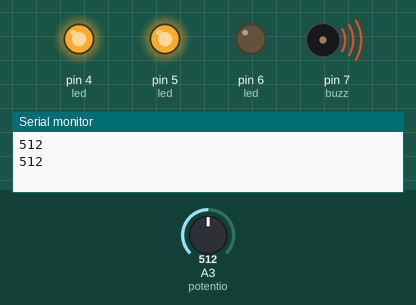
Bench run of a sketch on a simulated Arduino Uno, built with avr-gcc and run on an emulated ATmega328P. Shown: output pins drawn as LEDs (lit = HIGH), buzzer (waves = sounding, pin HIGH), the last lines printed to the serial monitor. Inputs (shaded band) come from the test bench; at power-on: A3 (potentio) = 512.

Above: at 1.8 s.
1.9 s: A3 (potentio) set to 581
6.0 s: A3 (potentio) set to 613
At 7.1 s:
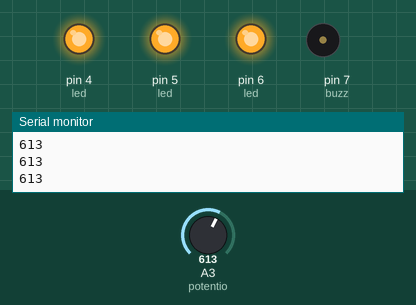
7.5 s: A3 (potentio) set to 590
At 8.3 s:
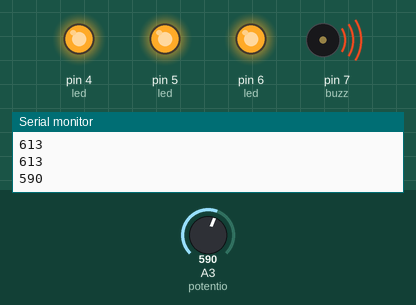
11.0 s: A3 (potentio) set to 308
14.5 s: A3 (potentio) set to 286
At 15.0 s:
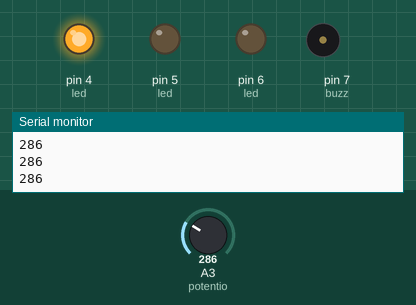
16.0 s: A3 (potentio) set to 610
At 17.4 s:
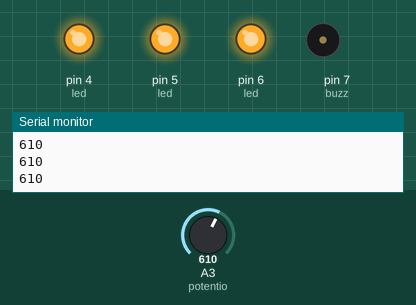
Timing chart, 0 to 18.5 s (numbered marks = the images above; inputs shaded):
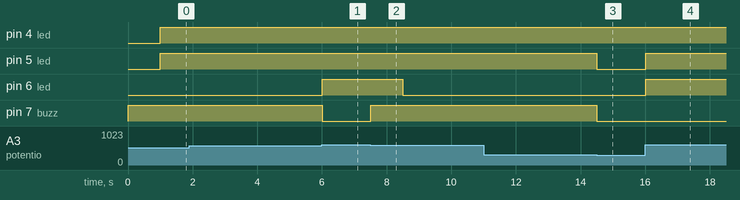

Measured:
- the behaviour switches between 599 and 600 on A3 (potentio) (found by bisection; images 0 and 1)
- the behaviour switches between 300 and 299 on A3 (potentio) (found by bisection; images 2 and 3)
- after the input at 6.0 s, pin 6 (led): LOW → HIGH at once; pin 7 (buzz): HIGH → LOW at once
- after the input at 7.5 s, pin 6 (led): HIGH → LOW after 1.0 s; pin 7 (buzz): LOW → HIGH at once
- after the input at 14.5 s, pin 5 (led), pin 7 (buzz): HIGH → LOW at once
- after the input at 16.0 s, pin 5 (led), pin 6 (led): LOW → HIGH at once

The sketch:

Analog_inp_Digital_out.ino
```cpp
void setup() {
    Serial.begin(9600);

  pinMode(A3,INPUT);//potentio

  pinMode(4,OUTPUT);//led
  pinMode(5,OUTPUT);//led
  pinMode(6,OUTPUT);//led

    pinMode(7,OUTPUT);//buzz

}

void loop() {

  int val=analogRead(A3);
  Serial.println(val);


  if(val<100){
    digitalWrite(7, LOW);
   digitalWrite(4,LOW);
    digitalWrite(5,LOW);
    digitalWrite(6,LOW);
  }
  if(val>=100 && val<300){
    digitalWrite(7, LOW);
    digitalWrite(4,HIGH);
    digitalWrite(5,LOW);
    digitalWrite(6,LOW);
  }

  if(val>=300 && val<600){
    digitalWrite(7, HIGH);
    delay(1000);
    digitalWrite(7, LOW);
    //digitalWrite(7, LOW);
    digitalWrite(4,HIGH);
        digitalWrite(5,HIGH);
        digitalWrite(6,LOW);
  }
  if(val>=600 && val<900){
    digitalWrite(7, LOW);
        digitalWrite(4,HIGH);

        digitalWrite(5,HIGH);

        digitalWrite(6,HIGH);
  }

  if(val>900)
    digitalWrite(7, HIGH);

}
```
